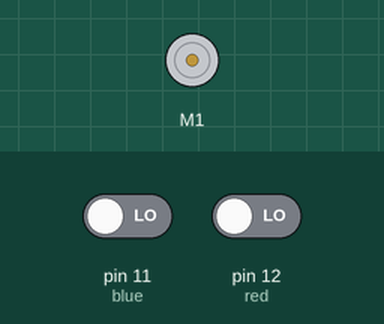
A sketch run on a simulated Arduino Uno, built with avr-gcc and run on an emulated ATmega328P. On the bench: DC motor (green arrow = forward, orange = backward, longer = faster). The test bench sets the inputs (shaded band); at power-on: pin 11 (blue) LOW, pin 12 (red) LOW.

Above: at 1.2 s.
1.3 s: pin 11 (blue) driven HIGH
At 2.1 s:
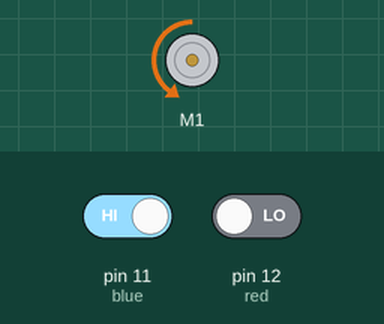
2.8 s: pin 12 (red) driven HIGH
At 3.4 s:
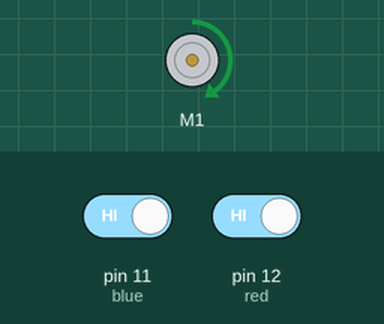
4.3 s: pin 12 (red) driven LOW
At 5.5 s:
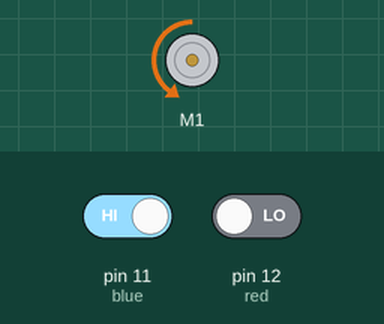
5.8 s: pin 11 (blue) driven LOW
At 6.9 s:
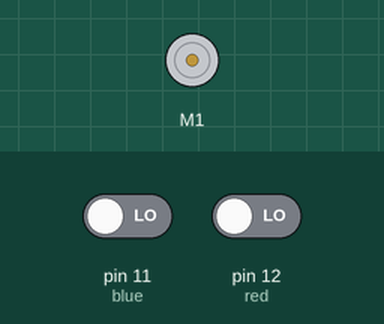
Timing chart, 0 to 8.3 s (numbered marks = the images above; inputs shaded):
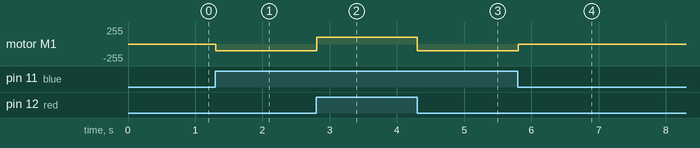

Measured:
- after the input at 1.3 s, motor M1: stopped → backward 100/255 at once
- after the input at 2.8 s, motor M1: backward 100/255 → forward 100/255 at once
- after the input at 4.3 s, motor M1: forward 100/255 → backward 100/255 at once
- after the input at 5.8 s, motor M1: backward 100/255 → stopped at once

The sketch:

ARduino_pidestal_base_2.0.ino
```cpp
/*
This is the code for the pidestal, it uses the adafruit motorshield v2.3. I am currently revising this so be nice
*/
#include <Adafruit_MotorShield.h>

const int red = 12;  //assign red normally open button to pin 12
const int blue = 11; //assign blue normally open button to pin 11
const int lim = 10;  //assign roller cam switch to pin 10, this is the limit swith to prevent a full rotation

Adafruit_MotorShield AFMS = Adafruit_MotorShield();   // Create the motor shield object with the default I2C address
Adafruit_DCMotor *myMotor = AFMS.getMotor(1);         //Sets a motor at motor port 1

void setup() {
  Serial.begin(9600);  // set up Serial library at 9600 bps
  AFMS.begin();        // create with the default frequency 1.6KHz
  //AFMS.begin(1000);  // OR with a different frequency, say 1KHz

  myMotor->run(RELEASE);//cuts power to motor in setup loop

  pinMode(red, INPUT);  /*Initialize pins that buttons will connect to as inputs. MAKE SURE YOU USE PULLDOWN RESISTORS,*/
  pinMode(blue, INPUT); /*place a 10K resistor between the pin and ground to pull the value to logical zero */
  pinMode(lim, INPUT);

}

const int x = 100; //int value used to define motor speed, small impulses are aroun 5/10, max speed is 225 *personal note, 100 is extremely fast.

void loop() {

    //if(digitalRead(lim)!= HIGH){ //in progress still tryin to think this one out

      if(digitalRead(red) == HIGH){

        myMotor->run(FORWARD); //runs your motor "forward", make sure you test what forward is so you dont destoy anything expensive
        myMotor->setSpeed(x);  //sets motor speed to constant integer value defined outside of loop
      }
      else if(digitalRead(blue )== HIGH) {

        myMotor->run(BACKWARD); //Well I mean I guess this one runs the motor backwards
        myMotor->setSpeed(x);   //what does it MEEEEAAAAN

      }
      else {
        myMotor->setSpeed(0); // Setting the speed to zero allows the shield to actively brake the motor stopping it instantly.
        //myMotor->run(RELEASE);//Cuts power to motor but does not brake, may be useful at some point so im leaving it in here
      }
      delay(10); //wait 10 miliseconds to restart this loop


 }
```
